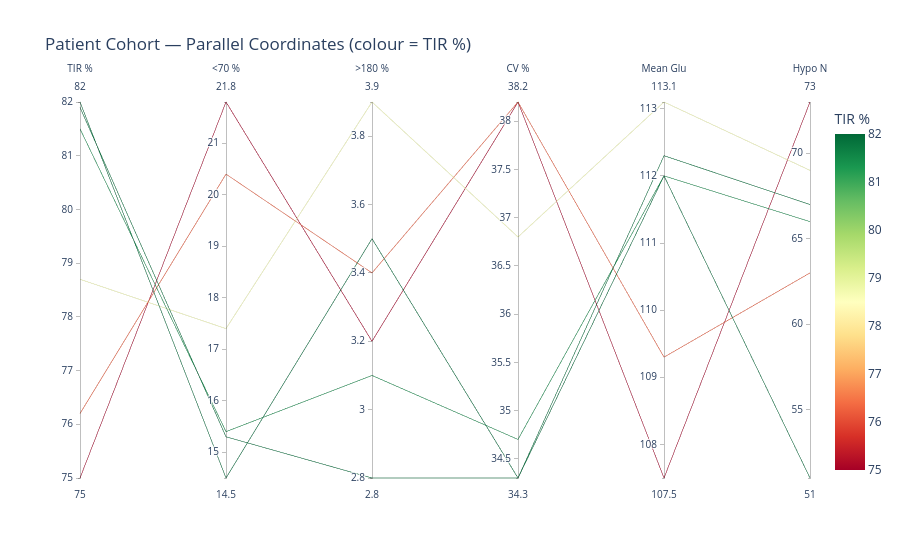

The notebook cell this image was saved under:
### Markdown cell above
## 6. Patient Cohort Comparison

### Code cell
# Interactive Plotly parallel coordinates
fig_pc = px.parallel_coordinates(
    summary,
    color='tir_pct',
    dimensions=['tir_pct', 'below70_pct', 'above180_pct', 'cv_pct',
                'mean_glucose', 'n_hypo_events'],
    color_continuous_scale='RdYlGn',
    title='Patient Cohort — Parallel Coordinates (colour = TIR %)',
    labels={
        'tir_pct': 'TIR %', 'below70_pct': '<70 %', 'above180_pct': '>180 %',
        'cv_pct': 'CV %', 'mean_glucose': 'Mean Glu', 'n_hypo_events': 'Hypo N'
    }
)
fig_pc.show()

# Scatter: CV vs TIR coloured by risk tier
tier_colors = {'Low': '#27ae60', 'Moderate': '#f39c12', 'High': '#e74c3c'}
fig2, ax = plt.subplots(figsize=(8, 6))
for tier, grp in summary.groupby('risk_tier'):
    ax.scatter(grp['cv_pct'], grp['tir_pct'], label=tier,
               color=tier_colors[tier], s=80, edgecolors='white', linewidths=0.5)
    for _, row in grp.iterrows():
        ax.annotate(str(row['subject_id']), (row['cv_pct'], row['tir_pct']),
                    fontsize=7, ha='left', va='bottom')
ax.axhline(70, color='green', linestyle='--', label='ADA TIR goal')
ax.axvline(36, color='gray',  linestyle='--', label='CV=36% threshold')
ax.set(title='Glycemic Variability vs. Time-in-Range',
       xlabel='Coefficient of Variation (CV %)', ylabel='TIR %')
ax.legend(); plt.tight_layout(); plt.show()

### Figure 1 — Plotly figure (JSON) as saved in the notebook; plotly's stock layout.template omitted (floating-point values rounded to 4 significant figures)
{"data": [{"dimensions": [{"label": "TIR %", "values": [81.9, 82.0, 78.7, 81.5, 75.0, 76.2]}, {"label": "<70 %", "values": [15.3, 14.5, 17.4, 15.4, 21.8, 20.4]}, {"label": ">180 %", "values": [2.8, 3.5, 3.9, 3.1, 3.2, 3.4]}, {"label": "CV %", "values": [34.3, 34.3, 36.8, 34.7, 38.2, 38.2]}, {"label": "Mean Glu", "values": [112.3, 112.0, 113.1, 112.0, 107.5, 109.3]}, {"label": "Hypo N", "values": [67, 51, 69, 66, 73, 63]}], "domain": {"x": [0, 1], "y": [0, 1]}, "line": {"color": [81.9, 82.0, 78.7, 81.5, 75.0, 76.2], "coloraxis": "coloraxis"}, "name": "", "type": "parcoords"}], "layout": {"coloraxis": {"colorbar": {"title": {"text": "TIR %"}}, "colorscale": [[0, "rgb(165,0,38)"], [0.1, "rgb(215,48,39)"], [0.2, "rgb(244,109,67)"], [0.3, "rgb(253,174,97)"], [0.4, "rgb(254,224,139)"], [0.5, "rgb(255,255,191)"], [0.6, "rgb(217,239,139)"], [0.7, "rgb(166,217,106)"], [0.8, "rgb(102,189,99)"], [0.9, "rgb(26,152,80)"], [1, "rgb(0,104,55)"]]}, "legend": {"tracegroupgap": 0}, "title": {"text": "Patient Cohort — Parallel Coordinates (colour = TIR %)"}}}
